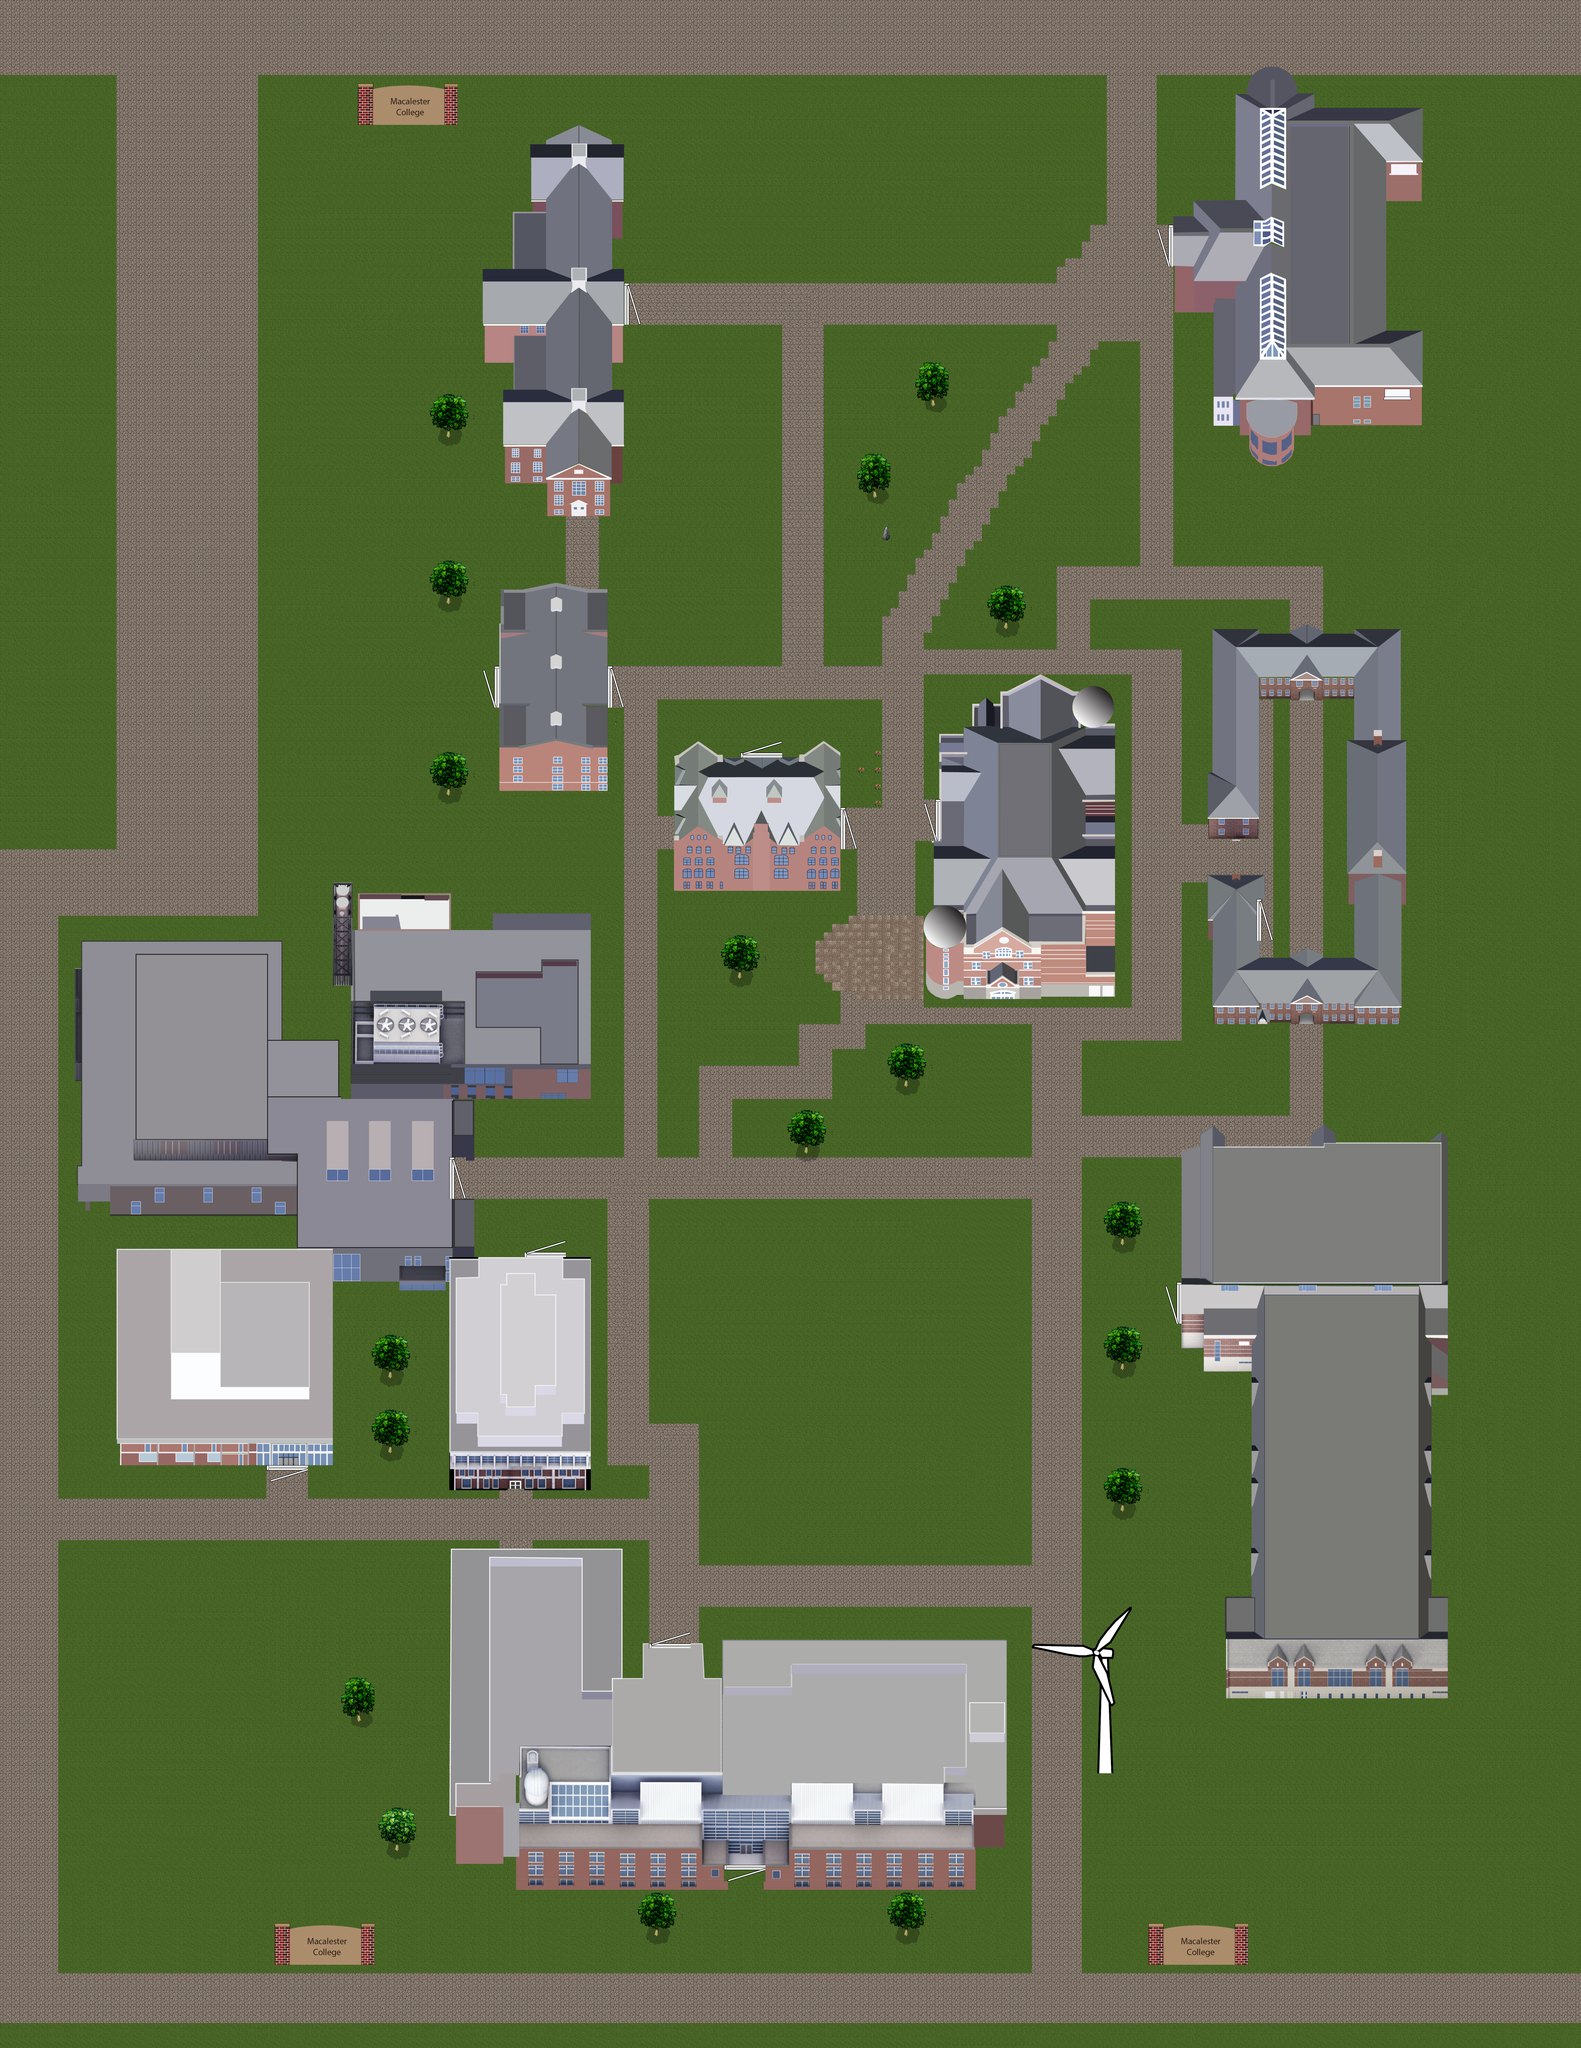

Rendered tile map (Tiled .tmx) drawn with the repository's tilesets; below, a short description and the map source with its tile grids summarised:
An orthogonal 190x246 tile map with 32x32 px tiles, 3 tile layers (Background, objects, Buildings), 21 tilesets and 102 objects (18x tree, 11x CC, 9x music, 8x Olin Rice, 8x Weyerhaeuser, ...).

<map version="1.0" orientation="orthogonal" renderorder="right-down" width="190" height="246" tilewidth="32" tileheight="32" nextobjectid="150">
 <tileset firstgid="1" name="tileset" tilewidth="32" tileheight="32" tilecount="256" columns="16">
  <image source="tileset.png" width="512" height="512" />
 </tileset>
 <tileset firstgid="257" name="road" tilewidth="32" tileheight="32" tilecount="9" columns="3">
  <image source="road.png" width="100" height="100" />
 </tileset>
 <tileset firstgid="266" name="Art" tilewidth="32" tileheight="32" tilecount="806" columns="31">
  <image source="Art.png" width="993" height="862" />
 </tileset>
 <tileset firstgid="1072" name="Old Main" tilewidth="32" tileheight="32" tilecount="360" columns="20">
  <image source="Old Main.png" width="669" height="598" />
 </tileset>
 <tileset firstgid="1432" name="Library" tilewidth="32" tileheight="32" tilecount="920" columns="23">
  <image source="Library.png" width="746" height="1311" />
 </tileset>
 <tileset firstgid="2352" name="Kirk" tilewidth="32" tileheight="32" tilecount="1152" columns="24">
  <image source="Kirk.png" width="777" height="1556" />
 </tileset>
 <tileset firstgid="3504" name="Carnegie" tilewidth="32" tileheight="32" tilecount="325" columns="13">
  <image source="Carnegie.png" width="437" height="805" />
 </tileset>
 <tileset firstgid="3829" name="Wayerhaeuser" tilewidth="32" tileheight="32" tilecount="799" columns="17">
  <image source="Wayerhaeuser.png" width="545" height="1506" />
 </tileset>
 <tileset firstgid="4628" name="Olin Rice" tilewidth="32" tileheight="32" tilecount="2747" columns="67">
  <image source="Olin Rice.png" width="2147" height="1317" />
 </tileset>
 <tileset firstgid="7375" name="Theater" tilewidth="32" tileheight="32" tilecount="676" columns="26">
  <image source="Theater.png" width="851" height="847" />
 </tileset>
 <tileset firstgid="8051" name="Music" tilewidth="32" tileheight="32" tilecount="2016" columns="48">
  <image source="Music.png" width="1554" height="1364" />
 </tileset>
 <tileset firstgid="10067" name="door1" tilewidth="32" tileheight="32" tilecount="10" columns="2">
  <image source="door1.png" width="65" height="175" />
 </tileset>
 <tileset firstgid="10077" name="door2" tilewidth="32" tileheight="32" tilecount="10" columns="5">
  <image source="door2.png" width="175" height="65" />
 </tileset>
 <tileset firstgid="10087" name="door3" tilewidth="32" tileheight="32" tilecount="10" columns="2">
  <image source="door3.png" width="65" height="175" />
 </tileset>
 <tileset firstgid="10097" name="door4" tilewidth="32" tileheight="32" tilecount="10" columns="5">
  <image source="door4.png" width="175" height="65" />
 </tileset>
 <tileset firstgid="10107" name="tree" tilewidth="32" tileheight="32" tilecount="160" columns="20">
  <image source="tree.png" width="670" height="275" />
 </tileset>
 <tileset firstgid="10267" name="Wind Turbine" tilewidth="32" tileheight="32" tilecount="240" columns="12">
  <image source="Wind Turbine.png" width="385" height="659" />
 </tileset>
 <tileset firstgid="10507" name="mac_sign" tilewidth="32" tileheight="32" tilecount="60" columns="12">
  <image source="mac_sign.png" width="392" height="185" />
 </tileset>
 <tileset firstgid="10567" name="CC" tilewidth="32" tileheight="32" tilecount="1440" columns="30">
  <image source="CC.png" width="960" height="1536" />
 </tileset>
 <tileset firstgid="12007" name="LC" tilewidth="32" tileheight="32" tilecount="2208" columns="32">
  <image source="LC.png" width="1049" height="2213" />
 </tileset>
 <tileset firstgid="14215" name="Neill" tilewidth="32" tileheight="32" tilecount="476" columns="17">
  <image source="Neill.png" width="547" height="904" />
 </tileset>
 <layer name="Background" width="190" height="246">
  <data>[46740 cells, 46740 non-empty, 483 distinct tile ids]</data>
 </layer>
 <layer name="objects" width="190" height="246">
  <data>[46740 cells, 714 non-empty, 108 distinct tile ids]</data>
 </layer>
 <layer name="Buildings" width="190" height="246">
  <data>[46740 cells, 14501 non-empty, 13676 distinct tile ids]</data>
 </layer>
 <objectgroup name="CollisionBoxes">
  <object id="3" name="old_main" x="2595.43" y="2892.56" width="640.231" height="534.983" />
  <object id="5" name="old main" x="2658.01" y="2860.9" width="67.4652" height="33.0442" />
  <object id="6" name="old main" x="3138.53" y="2860.9" width="67.4652" height="30.2905" />
  <object id="9" name="Kirk" x="4675.43" y="2439.51" width="288.275" height="254.702" rotation="0.399876" />
  <object id="11" name="Kirk" x="4674.45" y="2699.98" width="162.888" height="490.601" />
  <object id="12" name="Kirk" x="5098.03" y="2445.27" width="108.585" height="240.817" />
  <object id="13" name="Kirk" x="4672.03" y="3403.59" width="166.817" height="298.341" />
  <object id="14" name="Kirk" x="4670.36" y="3689.31" width="277.722" height="254.758" />
  <object id="15" name="Kirk" x="5119.09" y="3684.78" width="270.265" height="254.526" />
  <object id="16" name="Kirk" x="5212.8" y="2426.81" width="176.686" height="1271.22" />
  <object id="21" name="Library" x="3619.55" y="2824.43" width="664.857" height="1016.35" />
  <object id="22" name="library" x="3558.46" y="3499.79" width="64.7116" height="338.985" />
  <object id="24" name="library" x="3743.09" y="2704.8" width="542.088" height="120.939" />
  <object id="42" name="Cargenie" x="1924.39" y="2267.43" width="406.061" height="775.758" />
  <object id="44" name="Art" x="1352.33" y="3517.18" width="914.848" height="709.091" />
  <object id="45" name="Art" x="1285.36" y="3435.76" width="442.424" height="92.8571" />
  <object id="114" name="Art" x="1280.76" y="3406.09" width="62.424" height="392.857" />
  <object id="47" name="CC" x="4671.36" y="772.485" width="665.76" height="867.82" />
  <object id="48" name="Olin Rice" x="2896.91" y="6312.87" width="978.364" height="799.455" />
  <object id="49" name="Olin Rice" x="1988.97" y="6341.96" width="795.728" height="925.394" />
  <object id="50" name="Olin Rice" x="2782.79" y="6311.78" width="199.091" height="859.576" />
  <object id="51" name="Olin Rice" x="1733.94" y="5959.42" width="262.606" height="1014.91" />
  <object id="52" name="Olin Rice" x="1946.61" y="5959.42" width="451.939" height="400.364" />
  <object id="58" name="Olin Rice" x="2966.03" y="7119.93" width="787.394" height="149.576" />
  <object id="54" name="Theater" x="451.06" y="4807.57" width="833.333" height="828.476" />
  <object id="63" name="music" x="1739.76" y="4225.8" width="88" height="190" />
  <object id="64" name="music" x="1735.76" y="4657.51" width="92" height="266" />
  <object id="65" name="music" x="1148.33" y="4683.51" width="580" height="250" />
  <object id="66" name="music" x="426.333" y="4229.51" width="1302" height="448" />
  <object id="67" name="music" x="315.546" y="3629.33" width="767.576" height="343.697" />
  <object id="68" name="wind turbine" x="4224.03" y="6512.12" width="56" height="310" />
  <object id="71" name="boundary" x="6.06061" y="4.4242" width="6079" height="4" />
  </objectgroup>
 <objectgroup name="Doors">
  <!-- 14 objects omitted --></objectgroup>
</map>
<!-- 70 of 102 objects omitted -->
